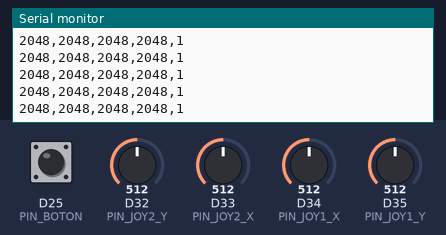
The sketch below on a simulated Arduino Due. On the bench: the last lines printed to the serial monitor. Inputs (shaded band) come from the test bench; at power-on: D32 (PIN_JOY2_Y) = 512, D33 (PIN_JOY2_X) = 512, D34 (PIN_JOY1_X) = 512, D35 (PIN_JOY1_Y) = 512, D25 (PIN_BOTON) HIGH (analog values on the 0–1023 scale).

Above: at 1.2 s.
1.3 s: D32 (PIN_JOY2_Y) set to 716
At 1.9 s:
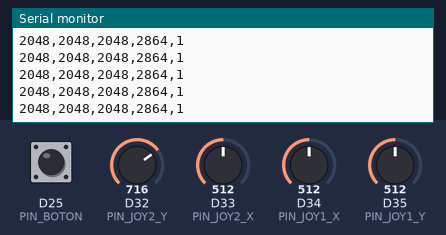
2.8 s: D33 (PIN_JOY2_X) set to 716
At 3.7 s:
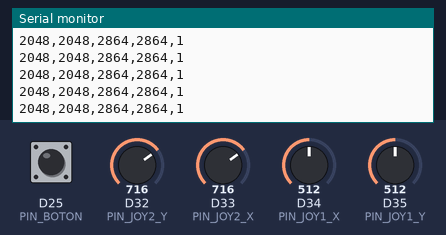
4.3 s: D34 (PIN_JOY1_X) set to 716
At 5.4 s:
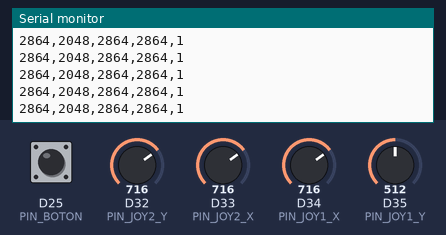
5.8 s: D35 (PIN_JOY1_Y) set to 716
At 6.3 s:
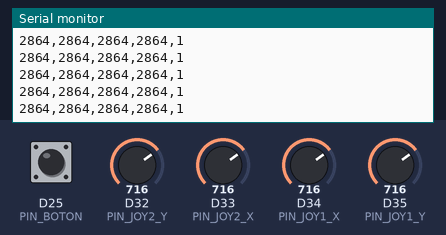
7.3 s: D25 (PIN_BOTON) pulled LOW for 0.15 s
8.9 s: D32 (PIN_JOY2_Y) set to 992
At 9.9 s:
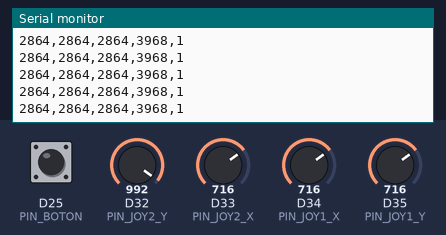
Timing chart, 0 to 11.4 s (numbered marks = the images above; inputs shaded):
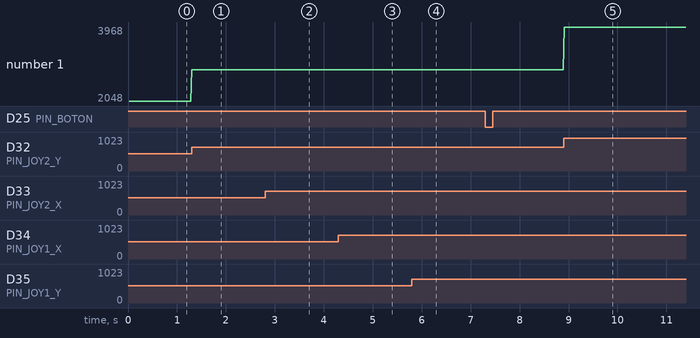

Measured:
- after the input at 1.3 s, the serial monitor: prints a new line at once (image 1)
- after the input at 2.8 s, the serial monitor: prints a new line at once (image 2)
- after the input at 4.3 s, the serial monitor: prints a new line at once (image 3)
- after the input at 5.8 s, the serial monitor: prints a new line at once (image 4)
- after the input at 8.9 s, the serial monitor: prints a new line at once (image 5)
- plotted number 1: 2048 → 2864 after the input at 1.3 s, 2864 → 3968 after the input at 8.9 s

The sketch:

ParteC.ino
```cpp
const int PIN_JOY1_X = 34; // Joystick 1 - X (Giro Base)
const int PIN_JOY1_Y = 35; // Joystick 1 - Y (Caminar Adelante/Atrás)
const int PIN_JOY2_X = 33; // Joystick 2 - X (Giro Cintura)
const int PIN_JOY2_Y = 32; // Joystick 2 - Y (Cuello Arriba/Abajo)
const int PIN_BOTON  = 25; // Joystick 2 - Botón (Salto)

const unsigned long INTERVALO_ENVIO_MS = 20;
const int MUESTRAS_PROMEDIO = 4;
unsigned long ultimoEnvio = 0;

int leerEje(int pin) {
  long suma = 0;
  for (int i = 0; i < MUESTRAS_PROMEDIO; i++) {
    suma += analogRead(pin);
  }
  return suma / MUESTRAS_PROMEDIO;
}

void setup() {
  Serial.begin(115200);
  pinMode(PIN_BOTON, INPUT_PULLUP);
  analogReadResolution(12);
}

void loop() {
  unsigned long ahora = millis();
  if (ahora - ultimoEnvio < INTERVALO_ENVIO_MS) return;
  ultimoEnvio = ahora;

  int val_x1 = leerEje(PIN_JOY1_X);
  int val_y1 = leerEje(PIN_JOY1_Y);
  int val_x2 = leerEje(PIN_JOY2_X);
  int val_y2 = leerEje(PIN_JOY2_Y);
  int btn    = digitalRead(PIN_BOTON);

  Serial.print(val_x1); Serial.print(',');
  Serial.print(val_y1); Serial.print(',');
  Serial.print(val_x2); Serial.print(',');
  Serial.print(val_y2); Serial.print(',');
  Serial.println(btn);
}
```
